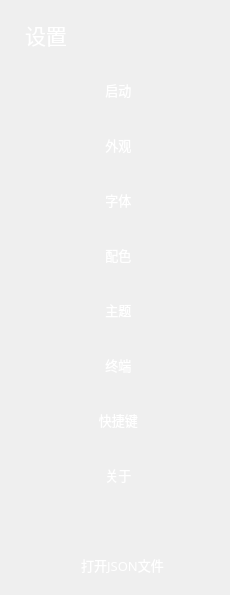
       <widget class="QWidget" name="widget_left" native="true">
        <property name="minimumSize">
         <size>
          <width>230</width>
          <height>0</height>
         </size>
        </property>
        <property name="maximumSize">
         <size>
          <width>230</width>
          <height>16777215</height>
         </size>
        </property>
        <property name="styleSheet">
         <string notr="true">#widget_left {
border-image: url(:/lib/back2.png);
border-top-right-radius: 10px;
}

QToolButton {
    qproperty-iconSize: 22px 22px;
	/*padding-left: 15px;*/
	background-color: rgba(255, 255, 255, 0);
	border: none;
	border-radius:10px;
	color: rgb(255, 255, 255);
	text-align: center;
}

QToolButton::menu-indicator { 
	image: None;
}

QToolButton:hover {
	border-radius:10px;
	color: rgb(255, 255, 255);
	
	background-color: rgb(49, 80, 110);
	border: none;
}
 
QToolButton:checked {
	border-radius:10px;
	color: rgb(255, 255, 255);
	
	background-color: rgb(49, 80, 110);
	border: none;
}</string>
        </property>
        <layout class="QVBoxLayout" name="verticalLayout">
         <property name="spacing">
          <number>5</number>
         </property>
         <property name="leftMargin">
          <number>25</number>
         </property>
         <property name="topMargin">
          <number>10</number>
         </property>
         <property name="rightMargin">
          <number>25</number>
         </property>
         <property name="bottomMargin">
          <number>10</number>
         </property>
         <item>
          <widget class="QLabel" name="label_left_setting">
           <property name="minimumSize">
            <size>
             <width>0</width>
             <height>50</height>
            </size>
           </property>
           <property name="font">
            <font>
             <family>OPPOSans B</family>
             <pointsize>16</pointsize>
             <stylestrategy>PreferAntialias</stylestrategy>
            </font>
           </property>
           <property name="styleSheet">
            <string notr="true">color: rgb(255, 255, 255);</string>
           </property>
           <property name="text">
            <string>设置</string>
           </property>
          </widget>
         </item>
         <item>
          <widget class="QToolButton" name="toolButton_activate">
           <property name="sizePolicy">
            <sizepolicy hsizetype="Expanding" vsizetype="Expanding">
             <horstretch>0</horstretch>
             <verstretch>0</verstretch>
            </sizepolicy>
           </property>
           <property name="minimumSize">
            <size>
             <width>0</width>
             <height>50</height>
            </size>
           </property>
           <property name="maximumSize">
            <size>
             <width>16777215</width>
             <height>50</height>
            </size>
           </property>
           <property name="font">
            <font>
             <family>OPPOSans B</family>
             <pointsize>10</pointsize>
             <stylestrategy>PreferAntialias</stylestrategy>
            </font>
           </property>
           <property name="styleSheet">
            <string notr="true"/>
           </property>
           <property name="text">
            <string>  启动</string>
           </property>
           <property name="icon">
            <iconset resource="lib.qrc">
             <normaloff>:/lib/start.png</normaloff>:/lib/start.png</iconset>
           </property>
           <property name="iconSize">
            <size>
             <width>22</width>
             <height>22</height>
            </size>
           </property>
           <property name="checkable">
            <bool>true</bool>
           </property>
           <property name="toolButtonStyle">
            <enum>Qt::ToolButtonTextBesideIcon</enum>
           </property>
          </widget>
         </item>
         <item>
          <widget class="QToolButton" name="toolButton_appearance">
           <property name="sizePolicy">
            <sizepolicy hsizetype="Expanding" vsizetype="Expanding">
             <horstretch>3</horstretch>
             <verstretch>4</verstretch>
            </sizepolicy>
           </property>
           <property name="minimumSize">
            <size>
             <width>0</width>
             <height>50</height>
            </size>
           </property>
           <property name="maximumSize">
            <size>
             <width>16777215</width>
             <height>50</height>
            </size>
           </property>
           <property name="font">
            <font>
             <family>OPPOSans B</family>
             <pointsize>10</pointsize>
             <stylestrategy>PreferAntialias</stylestrategy>
            </font>
           </property>
           <property name="styleSheet">
            <string notr="true"/>
           </property>
           <property name="text">
            <string>  外观</string>
           </property>
           <property name="icon">
            <iconset resource="lib.qrc">
             <normaloff>:/lib/bi.png</normaloff>:/lib/bi.png</iconset>
           </property>
           <property name="iconSize">
            <size>
             <width>22</width>
             <height>22</height>
            </size>
           </property>
           <property name="checkable">
            <bool>true</bool>
           </property>
           <property name="toolButtonStyle">
            <enum>Qt::ToolButtonTextBesideIcon</enum>
           </property>
          </widget>
         </item>
         <item>
          <widget class="QToolButton" name="toolButton_typeface">
           <property name="sizePolicy">
            <sizepolicy hsizetype="Expanding" vsizetype="Expanding">
             <horstretch>3</horstretch>
             <verstretch>4</verstretch>
            </sizepolicy>
           </property>
           <property name="minimumSize">
            <size>
             <width>0</width>
             <height>50</height>
            </size>
           </property>
           <property name="maximumSize">
            <size>
             <width>16777215</width>
             <height>50</height>
            </size>
           </property>
           <property name="font">
            <font>
             <family>OPPOSans B</family>
             <pointsize>10</pointsize>
             <stylestrategy>PreferAntialias</stylestrategy>
            </font>
           </property>
           <property name="styleSheet">
            <string notr="true"/>
           </property>
           <property name="text">
            <string>  字体</string>
           </property>
           <property name="icon">
            <iconset resource="lib.qrc">
             <normaloff>:/lib/font.png</normaloff>:/lib/font.png</iconset>
           </property>
           <property name="iconSize">
            <size>
             <width>22</width>
             <height>22</height>
            </size>
           </property>
           <property name="checkable">
            <bool>true</bool>
           </property>
           <property name="toolButtonStyle">
            <enum>Qt::ToolButtonTextBesideIcon</enum>
           </property>
          </widget>
         </item>
         <item>
          <widget class="QToolButton" name="toolButton_colorSchemes">
           <property name="sizePolicy">
            <sizepolicy hsizetype="Expanding" vsizetype="Expanding">
             <horstretch>3</horstretch>
             <verstretch>4</verstretch>
            </sizepolicy>
           </property>
           <property name="minimumSize">
            <size>
             <width>0</width>
             <height>50</height>
            </size>
           </property>
           <property name="maximumSize">
            <size>
             <width>16777215</width>
             <height>50</height>
            </size>
           </property>
           <property name="font">
            <font>
             <family>OPPOSans B</family>
             <pointsize>10</pointsize>
             <stylestrategy>PreferAntialias</stylestrategy>
            </font>
           </property>
           <property name="styleSheet">
            <string notr="true"/>
           </property>
           <property name="text">
            <string>  配色</string>
           </property>
           <property name="icon">
            <iconset resource="lib.qrc">
             <normaloff>:/lib/theme.png</normaloff>:/lib/theme.png</iconset>
           </property>
           <property name="iconSize">
            <size>
             <width>22</width>
             <height>22</height>
            </size>
           </property>
           <property name="checkable">
            <bool>true</bool>
           </property>
           <property name="toolButtonStyle">
            <enum>Qt::ToolButtonTextBesideIcon</enum>
           </property>
          </widget>
         </item>
         <item>
          <widget class="QToolButton" name="toolButton_theme">
           <property name="sizePolicy">
            <sizepolicy hsizetype="Expanding" vsizetype="Expanding">
             <horstretch>3</horstretch>
             <verstretch>4</verstretch>
            </sizepolicy>
           </property>
           <property name="minimumSize">
            <size>
             <width>0</width>
             <height>50</height>
            </size>
           </property>
           <property name="maximumSize">
            <size>
             <width>16777215</width>
             <height>50</height>
            </size>
           </property>
           <property name="font">
            <font>
             <family>OPPOSans B</family>
             <pointsize>10</pointsize>
             <stylestrategy>PreferAntialias</stylestrategy>
            </font>
           </property>
           <property name="styleSheet">
            <string notr="true"/>
           </property>
           <property name="text">
            <string>  主题</string>
           </property>
           <property name="icon">
            <iconset resource="lib.qrc">
             <normaloff>:/lib/zhuti.png</normaloff>:/lib/zhuti.png</iconset>
           </property>
           <property name="iconSize">
            <size>
             <width>22</width>
             <height>22</height>
            </size>
           </property>
           <property name="checkable">
            <bool>true</bool>
           </property>
           <property name="checked">
            <bool>false</bool>
           </property>
           <property name="toolButtonStyle">
            <enum>Qt::ToolButtonTextBesideIcon</enum>
           </property>
          </widget>
         </item>
         <item>
          <widget class="QToolButton" name="toolButton_terminal">
           <property name="sizePolicy">
            <sizepolicy hsizetype="Expanding" vsizetype="Expanding">
             <horstretch>0</horstretch>
             <verstretch>0</verstretch>
            </sizepolicy>
           </property>
           <property name="minimumSize">
            <size>
             <width>0</width>
             <height>50</height>
            </size>
           </property>
           <property name="maximumSize">
            <size>
             <width>16777215</width>
             <height>50</height>
            </size>
           </property>
           <property name="font">
            <font>
             <family>OPPOSans B</family>
             <pointsize>10</pointsize>
             <stylestrategy>PreferAntialias</stylestrategy>
            </font>
           </property>
           <property name="styleSheet">
            <string notr="true"/>
           </property>
           <property name="text">
            <string>  终端</string>
           </property>
           <property name="icon">
            <iconset resource="lib.qrc">
             <normaloff>:/lib/line-terminal.png</normaloff>:/lib/line-terminal.png</iconset>
           </property>
           <property name="iconSize">
            <size>
             <width>22</width>
             <height>22</height>
            </size>
           </property>
           <property name="checkable">
            <bool>true</bool>
           </property>
           <property name="toolButtonStyle">
            <enum>Qt::ToolButtonTextBesideIcon</enum>
           </property>
          </widget>
         </item>
         <item>
          <widget class="QToolButton" name="toolButton_shortcutKey">
           <property name="sizePolicy">
            <sizepolicy hsizetype="Expanding" vsizetype="Expanding">
             <horstretch>3</horstretch>
             <verstretch>4</verstretch>
            </sizepolicy>
           </property>
           <property name="minimumSize">
            <size>
             <width>0</width>
             <height>50</height>
            </size>
           </property>
           <property name="maximumSize">
            <size>
             <width>16777215</width>
             <height>50</height>
            </size>
           </property>
           <property name="font">
            <font>
             <family>OPPOSans B</family>
             <pointsize>10</pointsize>
             <stylestrategy>PreferAntialias</stylestrategy>
            </font>
           </property>
           <property name="styleSheet">
            <string notr="true"/>
           </property>
           <property name="text">
            <string>  快捷键</string>
           </property>
           <property name="icon">
            <iconset resource="lib.qrc">
             <normaloff>:/lib/keyboard.png</normaloff>:/lib/keyboard.png</iconset>
           </property>
           <property name="iconSize">
            <size>
             <width>22</width>
             <height>22</height>
            </size>
           </property>
           <property name="checkable">
            <bool>true</bool>
           </property>
           <property name="toolButtonStyle">
            <enum>Qt::ToolButtonTextBesideIcon</enum>
           </property>
          </widget>
         </item>
         <item>
          <widget class="QToolButton" name="toolButton_about">
           <property name="sizePolicy">
            <sizepolicy hsizetype="Expanding" vsizetype="Expanding">
             <horstretch>3</horstretch>
             <verstretch>4</verstretch>
            </sizepolicy>
           </property>
           <property name="minimumSize">
            <size>
             <width>0</width>
             <height>50</height>
            </size>
           </property>
           <property name="maximumSize">
            <size>
             <width>16777215</width>
             <height>50</height>
            </size>
           </property>
           <property name="font">
            <font>
             <family>OPPOSans B</family>
             <pointsize>10</pointsize>
             <stylestrategy>PreferAntialias</stylestrategy>
            </font>
           </property>
           <property name="styleSheet">
            <string notr="true"/>
           </property>
           <property name="text">
            <string>  关于</string>
           </property>
           <property name="icon">
            <iconset resource="lib.qrc">
             <normaloff>:/lib/about.png</normaloff>:/lib/about.png</iconset>
           </property>
           <property name="iconSize">
            <size>
             <width>22</width>
             <height>22</height>
            </size>
           </property>
           <property name="checkable">
            <bool>true</bool>
           </property>
           <property name="toolButtonStyle">
            <enum>Qt::ToolButtonTextBesideIcon</enum>
           </property>
          </widget>
         </item>
         <item>
          <spacer name="verticalSpacer">
           <property name="orientation">
            <enum>Qt::Vertical</enum>
           </property>
           <property name="sizeHint" stdset="0">
            <size>
             <width>20</width>
             <height>40</height>
            </size>
           </property>
          </spacer>
         </item>
         <item>
          <widget class="QToolButton" name="toolButton_json">
           <property name="sizePolicy">
            <sizepolicy hsizetype="Expanding" vsizetype="Expanding">
             <horstretch>0</horstretch>
             <verstretch>0</verstretch>
            </sizepolicy>
           </property>
           <property name="minimumSize">
            <size>
             <width>150</width>
             <height>40</height>
            </size>
           </property>
           <property name="maximumSize">
            <size>
             <width>16777215</width>
             <height>40</height>
            </size>
           </property>
           <property name="font">
            <font>
             <family>OPPOSans B</family>
             <pointsize>10</pointsize>
             <stylestrategy>PreferAntialias</stylestrategy>
            </font>
           </property>
           <property name="styleSheet">
            <string notr="true">QToolButton {
    qproperty-iconSize: 22px 22px;
	padding-left: 15px;
	background-color: rgba(255, 255, 255, 0);
	border: none;
	border-radius:3px;
	color: rgb(255, 255, 255);
}

QToolButton::menu-indicator { 
	image: None;
}

QToolButton:hover {
	border-radius:3px;
	color: rgb(255, 255, 255);
	background-color: rgba(255, 255, 255, 0);
	border: none;
}

 
QToolButton:checked {
	border-radius:3px;
	color: rgb(255, 255, 255);
	background-color: rgba(255, 255, 255, 0);
	border: none;
}</string>
           </property>
           <property name="text">
            <string>打开JSON文件</string>
           </property>
           <property name="icon">
            <iconset resource="lib.qrc">
             <normaloff>:/lib/setiing2.png</normaloff>:/lib/setiing2.png</iconset>
           </property>
           <property name="toolButtonStyle">
            <enum>Qt::ToolButtonTextBesideIcon</enum>
           </property>
          </widget>
         </item>
        </layout>
       </widget>
